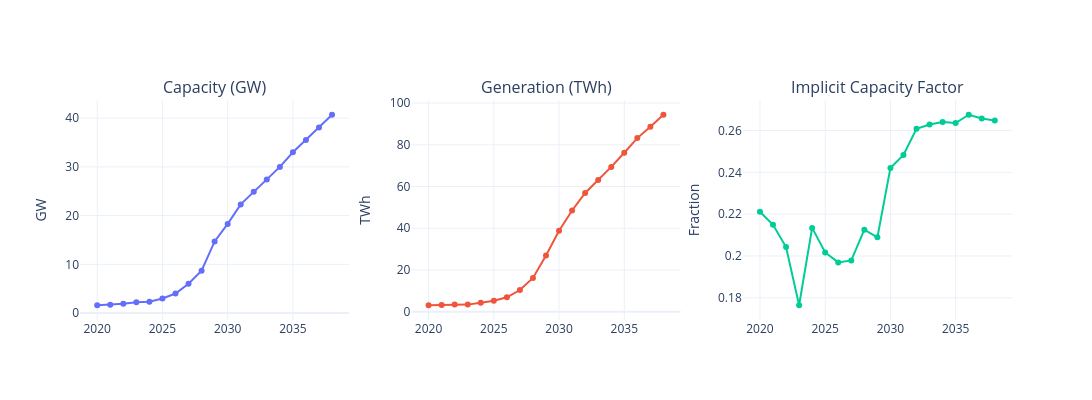

Notebook source saved alongside this figure:
### Code cell
# Align years in case the dictionaries diverge later
years = sorted(set(dictCapGWTot) & set(dictGenTWhTot))
cap_gw = [dictCapGWTot[y] for y in years]
gen_twh = [dictGenTWhTot[y] for y in years]
cf = {y: dictGenTWhTot[y] / (dictCapGWTot[y] * 8.760) for y in years}
cap_factor = [cf[y] for y in years]

fig = make_subplots(
    rows=1, cols=3,
    subplot_titles=("Capacity (GW)", "Generation (TWh)", "Implicit Capacity Factor")
)

fig.add_trace(go.Scatter(x=years, y=cap_gw, mode='lines+markers', name='Capacity'), row=1, col=1)
fig.add_trace(go.Scatter(x=years, y=gen_twh, mode='lines+markers', name='Generation'), row=1, col=2)
fig.add_trace(go.Scatter(x=years, y=cap_factor, mode='lines+markers', name='Capacity Factor'), row=1, col=3)

fig.update_yaxes(title_text='GW', row=1, col=1)
fig.update_yaxes(title_text='TWh', row=1, col=2)
fig.update_yaxes(title_text='Fraction', row=1, col=3)

fig.update_layout(
    template='plotly_white',
    width=1200, height=400,
    showlegend=False,
)

fig.show()

### Figure 1 — Plotly figure (JSON) as saved in the notebook; plotly's stock layout.template omitted (floating-point values rounded to 4 significant figures)
{"data": [{"mode": "lines+markers", "name": "Capacity", "type": "scatter", "x": [2020, 2021, 2022, 2023, 2024, 2025, 2026, 2027, 2028, 2029, 2030, 2031, 2032, 2033, 2034, 2035, 2036, 2037, 2038], "xaxis": "x", "y": [1.6, 1.7, 1.9, 2.2, 2.3, 3, 4, 6, 8.7, 14.7, 18.3, 22.3, 24.9, 27.4, 30, 33, 35.5, 38.1, 40.7], "yaxis": "y"}, {"mode": "lines+markers", "name": "Generation", "type": "scatter", "x": [2020, 2021, 2022, 2023, 2024, 2025, 2026, 2027, 2028, 2029, 2030, 2031, 2032, 2033, 2034, 2035, 2036, 2037, 2038], "xaxis": "x2", "y": [3.1, 3.2, 3.4, 3.4, 4.3, 5.3, 6.9, 10.4, 16.2, 26.9, 38.8, 48.5, 56.9, 63.1, 69.4, 76.2, 83.2, 88.7, 94.4], "yaxis": "y2"}, {"mode": "lines+markers", "name": "Capacity Factor", "type": "scatter", "x": [2020, 2021, 2022, 2023, 2024, 2025, 2026, 2027, 2028, 2029, 2030, 2031, 2032, 2033, 2034, 2035, 2036, 2037, 2038], "xaxis": "x3", "y": [0.2212, 0.2149, 0.2043, 0.1764, 0.2134, 0.2017, 0.1969, 0.1979, 0.2126, 0.2089, 0.242, 0.2483, 0.2609, 0.2629, 0.2641, 0.2636, 0.2675, 0.2658, 0.2648], "yaxis": "y3"}], "layout": {"annotations": [{"font": {"size": 16}, "showarrow": false, "text": "Capacity (GW)", "x": 0.1444, "xanchor": "center", "xref": "paper", "y": 1, "yanchor": "bottom", "yref": "paper"}, {"font": {"size": 16}, "showarrow": false, "text": "Generation (TWh)", "x": 0.5, "xanchor": "center", "xref": "paper", "y": 1, "yanchor": "bottom", "yref": "paper"}, {"font": {"size": 16}, "showarrow": false, "text": "Implicit Capacity Factor", "x": 0.8556, "xanchor": "center", "xref": "paper", "y": 1, "yanchor": "bottom", "yref": "paper"}], "height": 400, "showlegend": false, "width": 1200, "xaxis": {"anchor": "y", "domain": [0, 0.2889]}, "xaxis2": {"anchor": "y2", "domain": [0.3556, 0.6444]}, "xaxis3": {"anchor": "y3", "domain": [0.7111, 1]}, "yaxis": {"anchor": "x", "domain": [0, 1], "title": {"text": "GW"}}, "yaxis2": {"anchor": "x2", "domain": [0, 1], "title": {"text": "TWh"}}, "yaxis3": {"anchor": "x3", "domain": [0, 1], "title": {"text": "Fraction"}}}}
